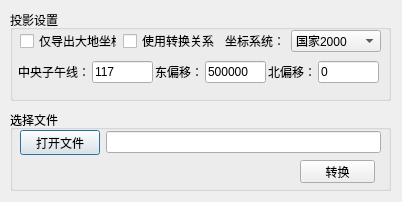
<?xml version="1.0" encoding="UTF-8"?>
<ui version="4.0">
 <class>Dialog</class>
 <widget class="QDialog" name="Dialog">
  <property name="geometry">
   <rect>
    <x>0</x>
    <y>0</y>
    <width>402</width>
    <height>202</height>
   </rect>
  </property>
  <property name="windowTitle">
   <string>Dialog</string>
  </property>
  <widget class="QGroupBox" name="groupBox_5">
   <property name="geometry">
    <rect>
     <x>10</x>
     <y>10</y>
     <width>381</width>
     <height>91</height>
    </rect>
   </property>
   <property name="title">
    <string>投影设置</string>
   </property>
   <widget class="QWidget" name="layoutWidget_2">
    <property name="geometry">
     <rect>
      <x>8</x>
      <y>50</y>
      <width>361</width>
      <height>24</height>
     </rect>
    </property>
    <layout class="QHBoxLayout" name="horizontalLayout_22">
     <property name="spacing">
      <number>2</number>
     </property>
     <item>
      <layout class="QHBoxLayout" name="horizontalLayout_23">
       <property name="spacing">
        <number>2</number>
       </property>
       <item>
        <widget class="QLabel" name="label_Trans_MiddleLon">
         <property name="text">
          <string>中央子午线：</string>
         </property>
        </widget>
       </item>
       <item>
        <widget class="QLineEdit" name="lineEdit_Trans_MiddleLon">
         <property name="text">
          <string>117</string>
         </property>
        </widget>
       </item>
      </layout>
     </item>
     <item>
      <widget class="QLabel" name="label_27">
       <property name="text">
        <string>东偏移：</string>
       </property>
      </widget>
     </item>
     <item>
      <widget class="QLineEdit" name="lineEdit_Trans_FalseEast">
       <property name="text">
        <string>500000</string>
       </property>
      </widget>
     </item>
     <item>
      <widget class="QLabel" name="label_28">
       <property name="text">
        <string>北偏移：</string>
       </property>
      </widget>
     </item>
     <item>
      <widget class="QLineEdit" name="lineEdit_Trans_FalseNorth">
       <property name="text">
        <string>0</string>
       </property>
      </widget>
     </item>
    </layout>
   </widget>
   <widget class="QWidget" name="layoutWidget_4">
    <property name="geometry">
     <rect>
      <x>10</x>
      <y>20</y>
      <width>361</width>
      <height>22</height>
     </rect>
    </property>
    <layout class="QHBoxLayout" name="horizontalLayout_5">
     <item>
      <widget class="QCheckBox" name="checkBox_Trans_UserServenParm">
       <property name="text">
        <string>仅导出大地坐标</string>
       </property>
       <property name="checkable">
        <bool>true</bool>
       </property>
      </widget>
     </item>
     <item>
      <widget class="QCheckBox" name="checkBox_Trans_UserServenParm_2">
       <property name="text">
        <string>使用转换关系</string>
       </property>
       <property name="checkable">
        <bool>true</bool>
       </property>
      </widget>
     </item>
     <item>
      <widget class="QLabel" name="label_2">
       <property name="text">
        <string>坐标系统：</string>
       </property>
      </widget>
     </item>
     <item>
      <widget class="QComboBox" name="comboBox_Trans_Project">
       <item>
        <property name="text">
         <string>国家2000</string>
        </property>
       </item>
       <item>
        <property name="text">
         <string>北京54</string>
        </property>
       </item>
       <item>
        <property name="text">
         <string>西安80</string>
        </property>
       </item>
       <item>
        <property name="text">
         <string>WGS84</string>
        </property>
       </item>
       <item>
        <property name="text">
         <string>UTM</string>
        </property>
       </item>
       <item>
        <property name="text">
         <string>使用七参数</string>
        </property>
       </item>
      </widget>
     </item>
    </layout>
   </widget>
  </widget>
  <widget class="QGroupBox" name="groupBox_7">
   <property name="geometry">
    <rect>
     <x>10</x>
     <y>110</y>
     <width>381</width>
     <height>81</height>
    </rect>
   </property>
   <property name="title">
    <string>选择文件</string>
   </property>
   <widget class="QWidget" name="layoutWidget_6">
    <property name="geometry">
     <rect>
      <x>10</x>
      <y>20</y>
      <width>361</width>
      <height>25</height>
     </rect>
    </property>
    <layout class="QHBoxLayout" name="horizontalLayout_24">
     <item>
      <widget class="QPushButton" name="pushButton_Tans_SelectFile">
       <property name="text">
        <string>打开文件</string>
       </property>
      </widget>
     </item>
     <item>
      <widget class="QLineEdit" name="lineEdit_Trans_FilePath"/>
     </item>
    </layout>
   </widget>
   <widget class="QPushButton" name="pushButton_Tans_TansFile">
    <property name="geometry">
     <rect>
      <x>290</x>
      <y>50</y>
      <width>75</width>
      <height>23</height>
     </rect>
    </property>
    <property name="text">
     <string>转换</string>
    </property>
   </widget>
  </widget>
 </widget>
 <resources/>
 <connections/>
</ui>
